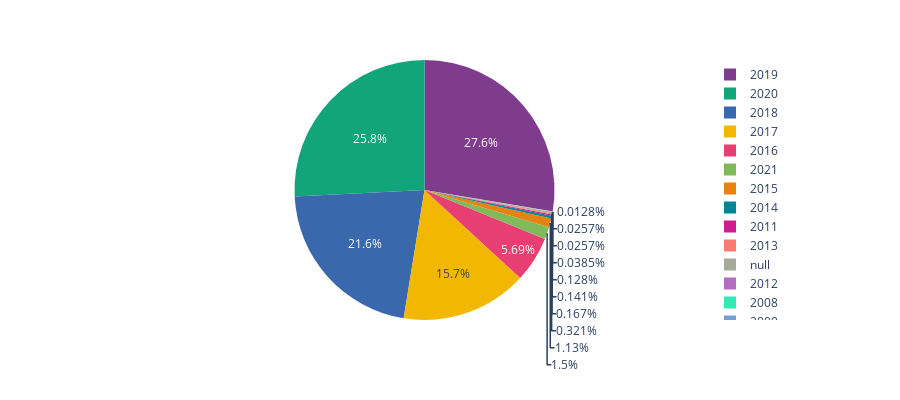

Notebook source saved alongside this figure:
### Code cell
px.pie(data_frame=df,names='Year',opacity=1,color_discrete_sequence=px.colors.qualitative.Bold,height=400)

### Figure 1 — Plotly figure (JSON) as saved in the notebook; plotly's stock layout.template omitted (floating-point values rounded to 4 significant figures; data arrays with more than 128 entries replaced by an {"elided": "..."} marker saying what was removed)
{"data": [{"domain": {"x": [0, 1], "y": [0, 1]}, "hovertemplate": "Year=%{label}<extra></extra>", "labels": {"elided": "7787 int values"}, "legendgroup": "", "name": "", "opacity": 1, "showlegend": true, "type": "pie"}], "layout": {"height": 400, "legend": {"tracegroupgap": 0}, "margin": {"t": 60}, "piecolorway": ["rgb(127, 60, 141)", "rgb(17, 165, 121)", "rgb(57, 105, 172)", "rgb(242, 183, 1)", "rgb(231, 63, 116)", "rgb(128, 186, 90)", "rgb(230, 131, 16)", "rgb(0, 134, 149)", "rgb(207, 28, 144)", "rgb(249, 123, 114)", "rgb(165, 170, 153)"]}}
